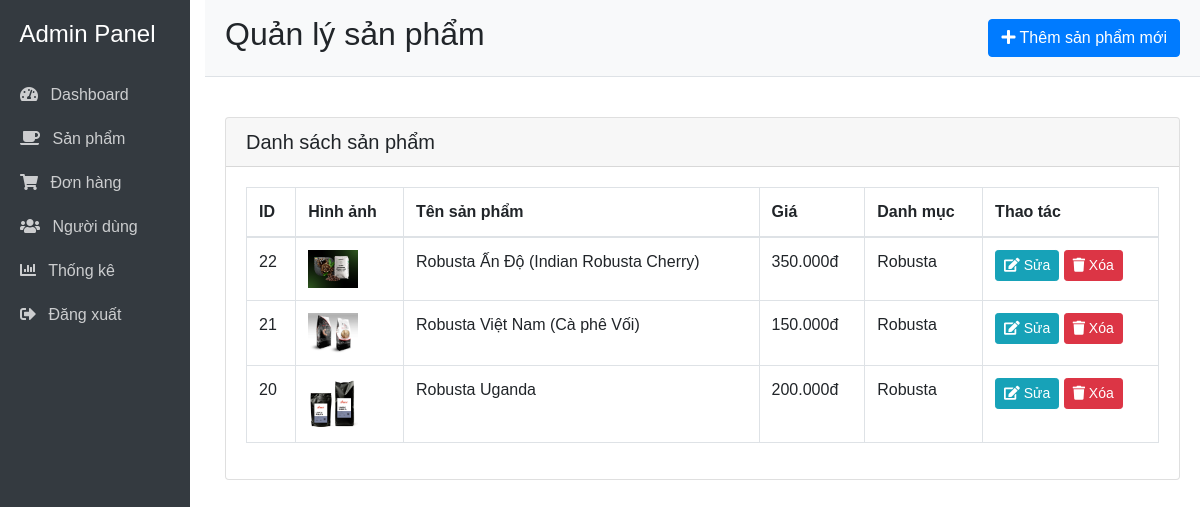
/lab1/admin/products/index.php (signed in), run on the app's committed database.
### tables this page shows
CREATE TABLE `products` (
  `id` int(11) NOT NULL,
  `name` varchar(100) NOT NULL,
  `description` text DEFAULT NULL,
  `price` decimal(10,2) NOT NULL,
  `image` varchar(255) NOT NULL,
  `category_id` int(11) NOT NULL,
  `created_at` timestamp NOT NULL DEFAULT current_timestamp(),
  `active` tinyint(1) DEFAULT 1,
  `featured` tinyint(1) DEFAULT 0,
  `weight` varchar(50) DEFAULT NULL,
  `stock` int(11) DEFAULT 0
);

CREATE TABLE `categories` (
  `id` int(11) NOT NULL,
  `name` varchar(100) NOT NULL,
  `description` text DEFAULT NULL
);

### lab1/admin/products/index.php (the view, shortened to what this page needs)
<?php
$servername = "localhost";
$username = "root";
$password = "";
$dbname = "lab1";
$conn = new mysqli($servername, $username, $password, $dbname);
if (isset($_GET['message'])): ?>
<?php endif;
$sql = "SELECT p.*, c.name as category_name
        FROM products p
        LEFT JOIN categories c ON p.category_id = c.id
        ORDER BY p.id DESC";
$result = $conn->query($sql);
$products = [];
if ($result && $result->num_rows > 0) {
    while ($row = $result->fetch_assoc()) {
        $products[] = $row;
    }
}
?>
<!DOCTYPE html>
<html lang="vi">
<head>
    <link rel="stylesheet" href="https://stackpath.bootstrapcdn.com/bootstrap/4.5.2/css/bootstrap.min.css">
    <link rel="stylesheet" href="https://cdnjs.cloudflare.com/ajax/libs/font-awesome/5.15.1/css/all.min.css">
</head>
<body>
    <div class="container-fluid">
        <div class="row">
            <div class="col-md-2 sidebar">
                <h4 class="text-center mb-4">Admin Panel</h4>
                <ul class="nav flex-column">
                    <li class="nav-item">
                        <a class="nav-link" href="../index.php">
                            <i class="fas fa-tachometer-alt mr-2"></i> Dashboard
                        </a>
                    </li>
                    <li class="nav-item">
                        <a class="nav-link active" href="../products/index.php">
                            <i class="fas fa-coffee mr-2"></i> Sản phẩm
                        </a>
                    </li>
                    <li class="nav-item">
                        <a class="nav-link" href="../orders/index.php">
                            <i class="fas fa-shopping-cart mr-2"></i> Đơn hàng
                        </a>
                    </li>
                    <li class="nav-item">
                        <a class="nav-link" href="../users/index.php">
                            <i class="fas fa-users mr-2"></i> Người dùng
                        </a>
                    </li>
                    <li class="nav-item">
                        <a class="nav-link" href="../statistics/top-customers.php">
                            <i class="fas fa-chart-bar mr-2"></i> Thống kê
                        </a>
                    </li>
                    <li class="nav-item">
                        <a class="nav-link" href="../logout.php">
                            <i class="fas fa-sign-out-alt mr-2"></i> Đăng xuất
                        </a>
                    </li>
                </ul>
            </div>
            <div class="col-md-10">
                <div class="header d-flex justify-content-between align-items-center">
                    <h2>Quản lý sản phẩm</h2>
                    <a href="add.php" class="btn btn-primary">
                        <i class="fas fa-plus"></i> Thêm sản phẩm mới
                    </a>
                </div>
                <div class="content">
                    <div class="card">
                        <div class="card-header">
                            <h5 class="m-0">Danh sách sản phẩm</h5>
                        </div>
                        <div class="card-body">
                            <div class="table-responsive">
                                <table class="table table-bordered table-hover">
                                    <thead>
                                        <tr>
                                            <th>ID</th>
                                            <th>Hình ảnh</th>
                                            <th>Tên sản phẩm</th>
                                            <th>Giá</th>
                                            <th>Danh mục</th>
                                            <th>Thao tác</th>
                                        </tr>
                                    </thead>
                                    <tbody>
                                        <?php if (count($products) > 0): ?>
                                            <?php foreach ($products as $product): ?>
                                                <tr>
                                                    <td><?php echo $product['id']; ?></td>
                                                    <td>
                                                        <?php if (!empty($product['image'])): ?>
                                                            <img src="../../<?php echo $product['image']; ?>" alt="<?php echo $product['name']; ?>" width="50">
                                                        <?php else: ?>
                                                            <span class="text-muted">Không có ảnh</span>
                                                        <?php endif; ?>
                                                    </td>
                                                    <td><?php echo $product['name']; ?></td>
                                                    <td><?php echo number_format($product['price'], 0, ',', '.'); ?>đ</td>
                                                    <td><?php echo $product['category_name']; ?></td>
                                                    <td>
                                                        <a href="edit.php?id=<?php echo $product['id']; ?>" class="btn btn-sm btn-info">
                                                            <i class="fas fa-edit"></i> Sửa
                                                        </a>
                                                        <a href="delete.php?id=<?php echo $product['id']; ?>"
                                                           onclick="return confirmDelete(<?php echo $product['id']; ?>, '<?php echo addslashes($product['name']); ?>')"
                                                           class="btn btn-danger btn-sm">
                                                            <i class="fas fa-trash"></i> Xóa
                                                        </a>
                                                    </td>
                                                </tr>
                                            <?php endforeach; ?>
                                        <?php else: ?>
                                            <tr>
                                                <td colspan="6" class="text-center">Chưa có sản phẩm nào</td>
                                            </tr>
                                        <?php endif; ?>
                                    </tbody>
                                </table>
                            </div>
                        </div>
                    </div>
                </div>
            </div>
        </div>
    </div>
</body>
</html>

### lab1/admin/products/index.php (style rules this page uses)
body { font-family: Arial, sans-serif; margin: 0; padding: 0; }
.container-fluid { padding: 0; }
.sidebar { background-color: #343a40; color: white; min-height: 100vh; padding-top: 20px; }
.sidebar .nav-link { color: rgba(255,255,255,.75); padding: 10px 20px; }
.content { padding: 20px; }
.header { background-color: #f8f9fa; padding: 15px 20px; border-bottom: 1px solid #dee2e6; margin-bottom: 20px; }

### data on the page
products: id "22", image (picture), name "Robusta Ấn Độ (Indian Robusta Cherry)", price "350.000", category.name "Robusta"
products: id "21", image (picture), name "Robusta Việt Nam (Cà phê Vối)", price "150.000", category.name "Robusta"
products: id "20", image (picture), name "Robusta Uganda", price "200.000", category.name "Robusta"
